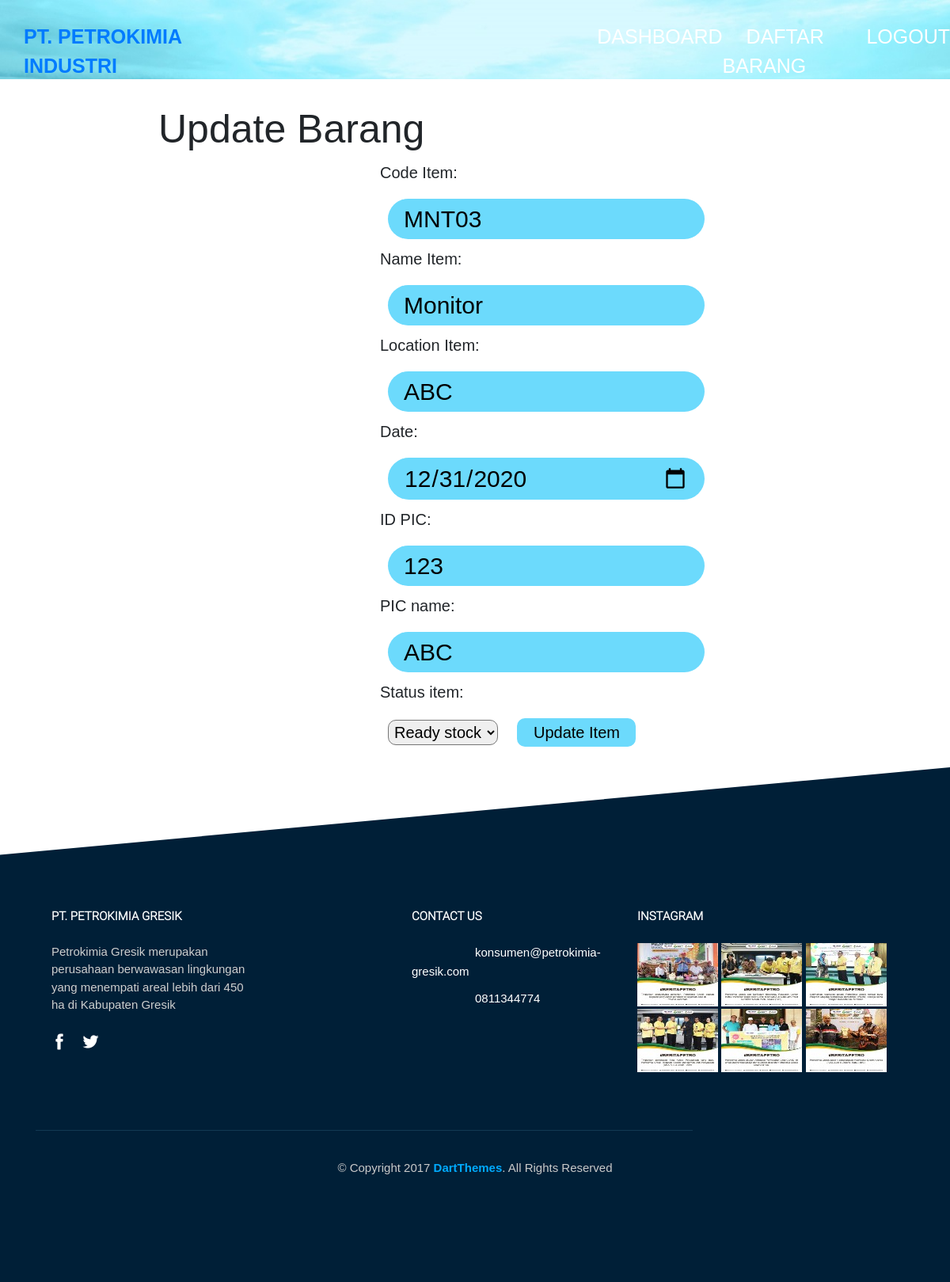
The page /edit.php?id=1 on the database its author committed.
### tables this page shows
CREATE TABLE `insertdata` (
  `id` int(11) NOT NULL,
  `code_unique` varchar(50) NOT NULL,
  `nama_barang` varchar(100) NOT NULL,
  `location` varchar(100) NOT NULL,
  `date` date NOT NULL,
  `id_pic` varchar(100) NOT NULL,
  `nama_pic` varchar(255) NOT NULL,
  `status` varchar(100) NOT NULL
);

### edit.php (the view, shortened to what this page needs)
<?php
include('database.php');
?>
<!DOCTYPE html>
<html lang="en">
<head>
  <link rel="stylesheet" href="assets/bootstrap/css/bootstrap.min.css">
  <link rel="stylesheet" href="assets/flat-icon/flaticon.css">
  <link rel="stylesheet" href="temp/css/styles.css">
	<link rel="stylesheet" type="text/css" href="vendor/bootstrap/css/bootstrap.min.css">
  <link rel="stylesheet" href="https://cdnjs.cloudflare.com/ajax/libs/font-awesome/5.13.0/css/all.min.css" />
	<link rel="stylesheet" type="text/css" href="temp/vendor/animate/animate.css">
	<link rel="stylesheet" type="text/css" href="temp/vendor/select2/select2.min.css">
	<link rel="stylesheet" type="text/css" href="temp/vendor/perfect-scrollbar/perfect-scrollbar.css">
	<link rel="stylesheet" type="text/css" href="temp/css/util.css">
	<link rel="stylesheet" type="text/css" href="temp/css/main.css">
</head>
<body>
  <div class="main-wrapper">
    <header class="bgHeader">
      <nav class="barNavigation d-flex flex-row bd-highlight mb-3">
        <div class="headerPetro">
          <a href="http://localhost/InventorySystem/index.php">PT. PETROKIMIA INDUSTRI</a>
        </div>
        <div class="barCollapse">
          <ul class="barDashboard d-flex flex-row bd-highlight mb-3">
            <li><a class="dashboard" href="http://localhost/InventorySystem/index.php">DASHBOARD</a></li>
            <li><a class="addBarang" href="http://localhost/InventorySystem/save_data.php">DAFTAR BARANG</a></li>
            <li><a class="logout" href="index.php?logout='1'">LOGOUT</a></li>
          </ul>
        </div>
      </nav>
    </header>
    <div style="display: grid;">
      <h2 class="ed_h2Tambah">Update Barang</h2>
      <?php
      $id = $_GET['id'];
      $query = "SELECT * FROM insertdata WHERE id='$id'";
      $querys = mysqli_query($database, $query);
      while ($data = mysqli_fetch_array($querys)) {
      ?>
        <form method="POST" action="update.php" id="formInsert">
          <div class="form-group">
            <label class="usr">Code Item:</label>
            <input type="text" class="form-code-control" name="code_unique" value="<?php echo $data['code_unique'] ?>">
            <label class="usr">Name Item:</label>
            <input type="text" class="form-name-control" name="nama_barang" value="<?php echo $data['nama_barang'] ?>">
            <label class="usr">Location Item:</label>
            <input type="text" class="form-location-control" name="location" value="<?php echo $data['location'] ?>">
            <label class="usr">Date:</label>
            <input type="date" class="form-date-control" name="date" value="<?php echo $data['date'] ?>">
            <label class="usr">ID PIC:</label>
            <input type="text" class="form-idpic-control" name="id_pic" value="<?php echo $data['id_pic'] ?>">
            <label class="usr">PIC name:</label>
            <input type="text" class="form-pic-control" name="nama_pic" value="<?php echo $data['nama_pic'] ?>">
            <label class="usr">Status item:</label><br/>
            <select class="choice_status" id="status" name="status" value="<?php echo $data['status'] ?>">
              <option value="Ready">Ready stock</option>
            </select>
            <button class="addItem" type="submit" name="update">Update Item</button>
      </div>
        </form>
        <?php
          }
        ?>
      </div>
      <footer class="footer footer--bg">
        <div class="container">
          <div class="page-section">
            <div class="row gutters-100">
              <div class="col-md-4 col-lg-3">
                <div class="footer__first">
                  <h2 class="footer__title">PT. PETROKIMIA GRESIK</h2>
                  <p class="footer-first__paragraph">Petrokimia Gresik merupakan perusahaan berwawasan lingkungan yang menempati areal lebih dari 450 ha di Kabupaten Gresik</p>
                  <ul class="footer-first__social-icons">
                    <li><a href="https://www.facebook.com/PetrokimiaGresikOfficial/"><i class="flaticon-facebook-letter-logo"></i></a></li>
                    <li><a href="https://www.facebook.com/PetrokimiaGresikOfficial/"><i class="flaticon-twitter-logo"></i></a></li>
                  </ul>
                </div>
              </div>
              <div class="col-md-6 col-lg-2">
              </div>
              <div class="col-md-6 col-lg-3">
                <div class="footer__third">
                  <h2 class="footer__title">CONTACT US</h2>
                  <ul>
                    <li><span class="glyphicon glyphicon-envelope"></span> <a href="mailto:konsumen@petrokimia-gresik.com">konsumen@petrokimia-gresik.com</a></li>
                    <li><span class="glyphicon glyphicon-earphone"></span> <a href="https://api.whatsapp.com/send?phone=0811344774&amp;text=Halo%20Petrokimia%20Gresik,%20saya%20mau%20bertanya">0811344774</a></li>
                  </ul>
                </div>
              </div>
              <div class="col-md-6 col-lg-4">
                <div class="footer__fourth">
                  <h4 class="footer__title">INSTAGRAM</h4>
                  <div class="row">
                    <ul>
                      <li><a href="https://www.instagram.com/p/B9i_PV7HIq6/"><img src="assets/images/ig1.jpg" alt=""></a></li>
                      <li><a href="https://www.instagram.com/p/B9lDOWrnMVy/"><img src="assets/images/ig2.jpg" alt=""></a></li>
                      <li><a href="https://www.instagram.com/p/B9oRmkDnTJ3/"><img src="assets/images/ig3.jpg" alt=""></a></li>
                    </ul>
                  </div>
                  <div class="row">
                    <ul>
                      <li><a href="https://www.instagram.com/p/B91FR2XnFtu/"><img src="assets/images/ig4.jpg" alt=""></a></li>
                      <li><a href="https://www.instagram.com/p/B99ReQknKjc/"><img src="assets/images/ig5.jpg" alt=""></a></li>
                      <li><a href="https://www.instagram.com/p/B96Ffgcnh7B/"><img src="assets/images/ig6.jpg" alt=""></a></li>
                    </ul>
                  </div>
                </div>
              </div>
            </div>
            <hr class="footer__horizontal-bar">
            <p class="footer__bottom-paragraph">&copy; Copyright 2017 <a href="#" style="color: #00aafe;font-weight:bold;">DartThemes</a>. All Rights Reserved</p>
          </div>
        </div>
        </footer>
  </div>
</body>
</html>

### temp/css/styles.css (style rules this page uses)
body { font-family: "Roboto", sans-serif; line-height: 1.8; }
html,body { width: 100%; height: 100%; margin: 0px; padding: 0px; overflow-x: hidden; }
.main-wrapper { width: 2160px; margin: 0 auto; }
@media (max-width: 1599px) { .main-wrapper { width:100%; margin: 0 auto; } }
@media (min-width: 768px) { .container { width:600px; margin: 0 auto; } }
@media (min-width: 992px) { .container { width:720px; margin: 0 auto; } }
@media (min-width: 1200px) { .container { width:1400px; margin: 0 auto; } }
.page-section { padding-top: 100px; padding-bottom: 90px; }
.footer--bg { -webkit-clip-path: polygon(0 17%, 100% 0%, 100% 100%, 0 100%); clip-path: polygon(0 17%, 100% 0%, 100% 100%, 0 100%); height: 650px; position: relative; }
.footer--bg:after { content: ''; position: absolute; width: 100%; height: 100%; left: 0; right: 0; top: 0; bottom: 0; background-color: #001F37; z-index: -1; }
.footer__title { font-size: 15px; color: #fff; font-family: Roboto-Light; font-weight: bold; padding-top: 80px; margin-bottom: 25px; }
.footer ul { padding-left: 0; }
.footer ul li { list-style-type: none; }
.footer ul li a { font-size: 15px; color: #fff; }
.footer__first { position: relative; left: 20px; }
.footer-first__paragraph { font-size: 15px; color: #cecece; margin-bottom: 20px; }
.footer-first__social-icons li { display: inline-block; padding-right: 15px; }
.footer__third li { padding-bottom: 10px; padding-right: 0; }
.footer__third .glyphicon-envelope, .footer__third .glyphicon-earphone { color: #fff; padding-right: 80px; width: 100px; }
.footer__fourth ul { padding-left: 15px; margin-bottom: 3px; }
.footer__fourth ul li { display: inline-block; }
.footer__horizontal-bar { border-top: 1px solid #123953; max-width: 830px; margin-top: 70px; }
.footer__bottom-paragraph { font-size: 15px; color: #c9c9c9; text-align: center; padding-top: 20px; }
.footer [class^="flaticon-"]:before, [class*=" flaticon-"]:before { margin-left: 0; }

### rows shown on the page
insertdata: code_unique "MNT03", nama_barang "Monitor", location "ABC", date "12/31/2020", id_pic "123", nama_pic "ABC", status "Ready stock"
